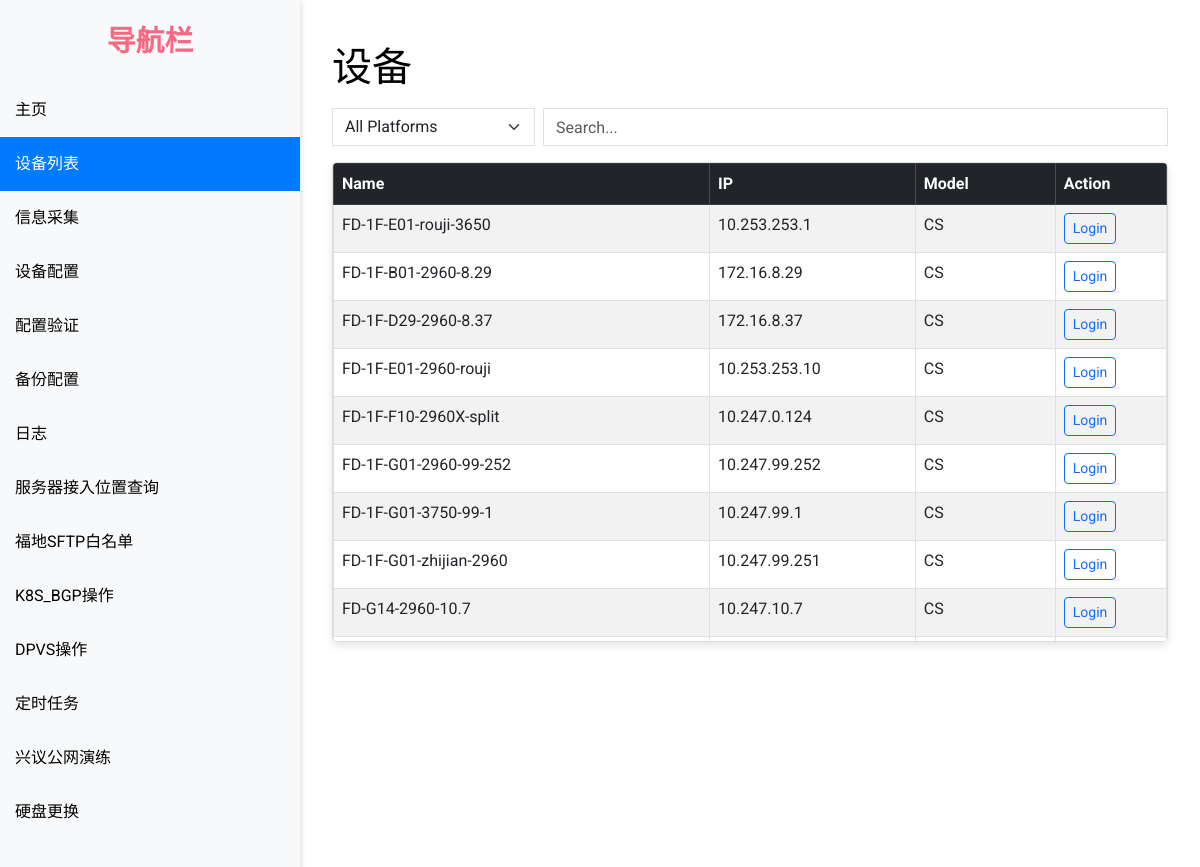
The app's page /devices/ (signed in) with its own data.
### network_automation_app/models.py (models this page shows, shortened)
class Device(models.Model):
    hostname = models.CharField(max_length=255)
    ip_address = models.CharField(max_length=255)
    PLATFORM_CHOICES = (
        ('huawei', '华为'),
        ('cisco_ios_telnet', '思科'),
        ('cisco_ios', '思科'),
        ('f5_tmsh', 'F5'),
        ('fortinet', '飞塔'),
        ('netscaler', 'NS'),
        ('linux', '戴尔')
    )
    platform = models.CharField(max_length=255, choices=PLATFORM_CHOICES)
    LOCATION_CHOICES = (
        ('XY', '兴议'),
        ('FD', '福地'),
        ('XX', '西溪'),
    )
    location = models.CharField(max_length=255, choices=LOCATION_CHOICES)
    Role_CHOICES = (
        ('FW', '防火墙'),
        ('JR', '接入交换机'),
        ('HX', '核心交换机'),
        ('HJ', '汇聚交换机'),
        ('CS', '测试环境'),
        ('CK', '出口设备'),
        ('HJ-JR', 'K8s-接入'),
        ('FWQ', '服务器')
    )
    role = models.CharField(max_length=255, choices=Role_CHOICES)
    MODEL_CHOICES = (
        ('USG', 'USG'),
        ('HW5700', 'HW5700'),
        ('HWNE20', 'HWNE20'),
        ('HW8800', 'HW8800'),
        ('HW6800', 'HW6800'),
        ('HW5800', 'HW5800'),
        ('HW12800', 'HW12800'),
        ('CS45', 'CS45'),
        ('CS', 'CS'),
        ('F5', 'F5'),
        ('FT', 'FT'),
        ('NS', 'NS'),
        ('linux', 'R630')
    )
    model = models.CharField(max_length=255, choices=MODEL_CHOICES)
    created_time = models.DateTimeField('创建时间', auto_now_add=True)
    update_time = models.DateTimeField('更新时间', auto_now=True)

### network_automation_app/views.py (the view)
# urls.py: path('devices/', views.devices, name='devices'),
@login_required
def devices(request):
    all_devices = Device.objects.all().order_by('model')
    vendors = all_devices.values_list('model', flat=True).distinct()
    context = {
        'all_devices': all_devices,
        'vendors': vendors
    }
    return render(request, 'devices.html', context)

### network_automation_app/templates/devices.html (shortened to what this page needs)
{% extends "base.html" %}
{% block content %}
<div class="container mt-4">
    <h1 class="text-left mb-3">设备</h1>
    <form method="POST" class="mb-3">
        <div class="row g-2 align-items-center">
            <div class="col-md-3">
                <select name="vendor" id="vendor" class="form-select">
                    <option value="">All Platforms</option>
                </select>
            </div>
            <div class="col-md-9">
                <input type="search" placeholder="Search..." class="form-control search-input" data-table="customers-list"/>
            </div>
        </div>
        <div class="scrollbox mt-3">
            <table class="table table-hover table-striped table-bordered customers-list" id="device-table">
                <thead class="table-dark sticky-header">
                    <tr>
                        <th>Name</th>
                        <th>IP</th>
                        <th>Model</th>
                        <th>Action</th>
                    </tr>
                </thead>
                <tbody>
                    {% for device in all_devices %}
                    <tr class="device-row" data-model="{{ device.model }}">
                        <td>{{ device.hostname }}</td>
                        <td>{{ device.ip_address }}</td>
                        <td>{{ device.model }}</td>
                        <td><button type="button" class="btn btn-outline-primary btn-sm login-btn" data-ip="{{ device.ip_address }}">Login</button></td>
                    </tr>
                    {% endfor %}
                </tbody>
            </table>
        </div>
    </form>
</div>
{% endblock %}

### network_automation_app/templates/base.html (style rules this page uses)
body { font-family: 'Roboto', sans-serif; background-color: #fff; color: #000; height: 100vh; overflow: hidden; display: flex; flex-direction: column; }

### network_automation_app/templates/devices.html (style rules this page uses)
.container { max-width: 1200px; }
.scrollbox { max-height: 480px; overflow-y: auto; border: 1px solid #ddd; border-radius: 5px; box-shadow: 0 4px 8px rgba(0, 0, 0, 0.1); }
.table { margin-bottom: 0; }
.btn-outline-primary { transition: background-color 0.3s, color 0.3s; }
.search-input, .form-select { border-radius: 0; box-shadow: none; }
.table-dark { background-color: #343a40; color: #fff; }
.table-dark th { border-color: #454d55; position: sticky; top: 0; z-index: 10; }
.form-select, .search-input { height: 38px; }

### records on screen
Device: hostname "FD-1F-E01-rouji-3650", ip_address "10.253.253.1", model "CS"
Device: hostname "FD-1F-B01-2960-8.29", ip_address "172.16.8.29", model "CS"
Device: hostname "FD-1F-D29-2960-8.37", ip_address "172.16.8.37", model "CS"
Device: hostname "FD-1F-E01-2960-rouji", ip_address "10.253.253.10", model "CS"
Device: hostname "FD-1F-F10-2960X-split", ip_address "10.247.0.124", model "CS"
Device: hostname "FD-1F-G01-2960-99-252", ip_address "10.247.99.252", model "CS"
Device: hostname "FD-1F-G01-3750-99-1", ip_address "10.247.99.1", model "CS"
Device: hostname "FD-1F-G01-zhijian-2960", ip_address "10.247.99.251", model "CS"
Device: hostname "FD-G14-2960-10.7", ip_address "10.247.10.7", model "CS"
